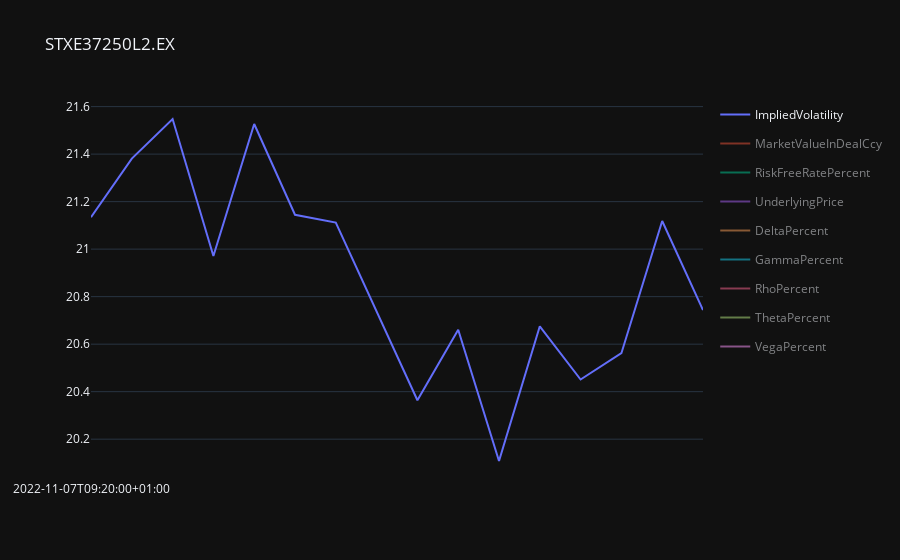

Notebook cell for this chart:
### Code cell
while True:
    # Code executed here
    clear_output(wait=True)
    try:
        ImpVolatilityCalcIPA(
            x=15,  # Number of days after which we start searching for Options' Expiries
            dateBack=3,  # Number of business days for which the chart will show data
            indexUnderlying=".STOXX50E",  # ".SPX" or ".STOXX50E"
            callOrPut='Call',
            simpleGraph=False,
            AtOptionTradeOnly=True)
        time.sleep(60*10)
    except:
        print("Please wait for next roll")

### Figure 1 — Plotly figure (JSON) as saved in the notebook; plotly's stock layout.template omitted (floating-point values rounded to 4 significant figures)
{"data": [{"hovertemplate": "variable=ImpliedVolatility<br>index=%{x}<br>value=%{y}<extra></extra>", "legendgroup": "ImpliedVolatility", "line": {"color": "#636efa", "dash": "solid"}, "marker": {"symbol": "circle"}, "mode": "lines", "name": "ImpliedVolatility", "orientation": "v", "showlegend": true, "type": "scatter", "visible": true, "x": ["2022-11-07T09:20:00+01:00", "2022-11-07T10:00:00+01:00", "2022-11-07T10:30:00+01:00", "2022-11-07T13:50:00+01:00", "2022-11-07T14:00:00+01:00", "2022-11-07T15:30:00+01:00", "2022-11-07T15:40:00+01:00", "2022-11-07T17:20:00+01:00", "2022-11-08T13:50:00+01:00", "2022-11-08T14:20:00+01:00", "2022-11-08T14:30:00+01:00", "2022-11-08T15:30:00+01:00", "2022-11-08T15:50:00+01:00", "2022-11-08T17:20:00+01:00", "2022-11-09T09:10:00+01:00", "2022-11-09T13:50:00+01:00"], "xaxis": "x", "y": [21.13, 21.38, 21.55, 20.97, 21.53, 21.14, 21.11, 20.74, 20.36, 20.66, 20.11, 20.68, 20.45, 20.56, 21.12, 20.74], "yaxis": "y"}, {"hovertemplate": "variable=MarketValueInDealCcy<br>index=%{x}<br>value=%{y}<extra></extra>", "legendgroup": "MarketValueInDealCcy", "line": {"color": "#EF553B", "dash": "solid"}, "marker": {"symbol": "circle"}, "mode": "lines", "name": "MarketValueInDealCcy", "orientation": "v", "showlegend": true, "type": "scatter", "visible": "legendonly", "x": ["2022-11-07T09:20:00+01:00", "2022-11-07T10:00:00+01:00", "2022-11-07T10:30:00+01:00", "2022-11-07T13:50:00+01:00", "2022-11-07T14:00:00+01:00", "2022-11-07T15:30:00+01:00", "2022-11-07T15:40:00+01:00", "2022-11-07T17:20:00+01:00", "2022-11-08T13:50:00+01:00", "2022-11-08T14:20:00+01:00", "2022-11-08T14:30:00+01:00", "2022-11-08T15:30:00+01:00", "2022-11-08T15:50:00+01:00", "2022-11-08T17:20:00+01:00", "2022-11-09T09:10:00+01:00", "2022-11-09T13:50:00+01:00"], "xaxis": "x", "y": [83.4, 94.9, 94.7, 93.9, 94.4, 88.7, 89.2, 89.6, 93.9, 95.1, 94.2, 95.4, 96.8, 104, 105.6, 96.5], "yaxis": "y"}, {"hovertemplate": "variable=RiskFreeRatePercent<br>index=%{x}<br>value=%{y}<extra></extra>", "legendgroup": "RiskFreeRatePercent", "line": {"color": "#00cc96", "dash": "solid"}, "marker": {"symbol": "circle"}, "mode": "lines", "name": "RiskFreeRatePercent", "orientation": "v", "showlegend": true, "type": "scatter", "visible": "legendonly", "x": ["2022-11-07T09:20:00+01:00", "2022-11-07T10:00:00+01:00", "2022-11-07T10:30:00+01:00", "2022-11-07T13:50:00+01:00", "2022-11-07T14:00:00+01:00", "2022-11-07T15:30:00+01:00", "2022-11-07T15:40:00+01:00", "2022-11-07T17:20:00+01:00", "2022-11-08T13:50:00+01:00", "2022-11-08T14:20:00+01:00", "2022-11-08T14:30:00+01:00", "2022-11-08T15:30:00+01:00", "2022-11-08T15:50:00+01:00", "2022-11-08T17:20:00+01:00", "2022-11-09T09:10:00+01:00", "2022-11-09T13:50:00+01:00"], "xaxis": "x", "y": [1.742, 1.742, 1.742, 1.742, 1.742, 1.742, 1.742, 1.742, 1.791, 1.791, 1.791, 1.791, 1.791, 1.791, 1.802, 1.802], "yaxis": "y"}, {"hovertemplate": "variable=UnderlyingPrice<br>index=%{x}<br>value=%{y}<extra></extra>", "legendgroup": "UnderlyingPrice", "line": {"color": "#ab63fa", "dash": "solid"}, "marker": {"symbol": "circle"}, "mode": "lines", "name": "UnderlyingPrice", "orientation": "v", "showlegend": true, "type": "scatter", "visible": "legendonly", "x": ["2022-11-07T09:20:00+01:00", "2022-11-07T10:00:00+01:00", "2022-11-07T10:30:00+01:00", "2022-11-07T13:50:00+01:00", "2022-11-07T14:00:00+01:00", "2022-11-07T15:30:00+01:00", "2022-11-07T15:40:00+01:00", "2022-11-07T17:20:00+01:00", "2022-11-08T13:50:00+01:00", "2022-11-08T14:20:00+01:00", "2022-11-08T14:30:00+01:00", "2022-11-08T15:30:00+01:00", "2022-11-08T15:50:00+01:00", "2022-11-08T17:20:00+01:00", "2022-11-09T09:10:00+01:00", "2022-11-09T13:50:00+01:00"], "xaxis": "x", "y": [3691.0, 3713.0, 3711.0, 3715.0, 3711.0, 3703.0, 3704.0, 3709.0, 3721.0, 3720.0, 3724.0, 3721.0, 3726.0, 3738.0, 3736.0, 3722.0], "yaxis": "y"}, {"hovertemplate": "variable=DeltaPercent<br>index=%{x}<br>value=%{y}<extra></extra>", "legendgroup": "DeltaPercent", "line": {"color": "#FFA15A", "dash": "solid"}, "marker": {"symbol": "circle"}, "mode": "lines", "name": "DeltaPercent", "orientation": "v", "showlegend": true, "type": "scatter", "visible": "legendonly", "x": ["2022-11-07T09:20:00+01:00", "2022-11-07T10:00:00+01:00", "2022-11-07T10:30:00+01:00", "2022-11-07T13:50:00+01:00", "2022-11-07T14:00:00+01:00", "2022-11-07T15:30:00+01:00", "2022-11-07T15:40:00+01:00", "2022-11-07T17:20:00+01:00", "2022-11-08T13:50:00+01:00", "2022-11-08T14:20:00+01:00", "2022-11-08T14:30:00+01:00", "2022-11-08T15:30:00+01:00", "2022-11-08T15:50:00+01:00", "2022-11-08T17:20:00+01:00", "2022-11-09T09:10:00+01:00", "2022-11-09T13:50:00+01:00"], "xaxis": "x", "y": [0.4587, 0.4937, 0.4908, 0.4961, 0.4901, 0.4766, 0.4787, 0.4851, 0.5047, 0.5043, 0.5094, 0.5051, 0.5128, 0.5336, 0.5303, 0.5076], "yaxis": "y"}, {"hovertemplate": "variable=GammaPercent<br>index=%{x}<br>value=%{y}<extra></extra>", "legendgroup": "GammaPercent", "line": {"color": "#19d3f3", "dash": "solid"}, "marker": {"symbol": "circle"}, "mode": "lines", "name": "GammaPercent", "orientation": "v", "showlegend": true, "type": "scatter", "visible": "legendonly", "x": ["2022-11-07T09:20:00+01:00", "2022-11-07T10:00:00+01:00", "2022-11-07T10:30:00+01:00", "2022-11-07T13:50:00+01:00", "2022-11-07T14:00:00+01:00", "2022-11-07T15:30:00+01:00", "2022-11-07T15:40:00+01:00", "2022-11-07T17:20:00+01:00", "2022-11-08T13:50:00+01:00", "2022-11-08T14:20:00+01:00", "2022-11-08T14:30:00+01:00", "2022-11-08T15:30:00+01:00", "2022-11-08T15:50:00+01:00", "2022-11-08T17:20:00+01:00", "2022-11-09T09:10:00+01:00", "2022-11-09T13:50:00+01:00"], "xaxis": "x", "y": [0.001595, 0.001575, 0.001564, 0.001605, 0.001565, 0.001595, 0.001597, 0.001625, 0.001651, 0.001627, 0.00167, 0.001626, 0.001641, 0.001621, 0.00158, 0.00162], "yaxis": "y"}, {"hovertemplate": "variable=RhoPercent<br>index=%{x}<br>value=%{y}<extra></extra>", "legendgroup": "RhoPercent", "line": {"color": "#FF6692", "dash": "solid"}, "marker": {"symbol": "circle"}, "mode": "lines", "name": "RhoPercent", "orientation": "v", "showlegend": true, "type": "scatter", "visible": "legendonly", "x": ["2022-11-07T09:20:00+01:00", "2022-11-07T10:00:00+01:00", "2022-11-07T10:30:00+01:00", "2022-11-07T13:50:00+01:00", "2022-11-07T14:00:00+01:00", "2022-11-07T15:30:00+01:00", "2022-11-07T15:40:00+01:00", "2022-11-07T17:20:00+01:00", "2022-11-08T13:50:00+01:00", "2022-11-08T14:20:00+01:00", "2022-11-08T14:30:00+01:00", "2022-11-08T15:30:00+01:00", "2022-11-08T15:50:00+01:00", "2022-11-08T17:20:00+01:00", "2022-11-09T09:10:00+01:00", "2022-11-09T13:50:00+01:00"], "xaxis": "x", "y": [1.632, 1.762, 1.75, 1.773, 1.748, 1.699, 1.707, 1.733, 1.808, 1.805, 1.827, 1.808, 1.838, 1.917, 1.902, 1.818], "yaxis": "y"}, {"hovertemplate": "variable=ThetaPercent<br>index=%{x}<br>value=%{y}<extra></extra>", "legendgroup": "ThetaPercent", "line": {"color": "#B6E880", "dash": "solid"}, "marker": {"symbol": "circle"}, "mode": "lines", "name": "ThetaPercent", "orientation": "v", "showlegend": true, "type": "scatter", "visible": "legendonly", "x": ["2022-11-07T09:20:00+01:00", "2022-11-07T10:00:00+01:00", "2022-11-07T10:30:00+01:00", "2022-11-07T13:50:00+01:00", "2022-11-07T14:00:00+01:00", "2022-11-07T15:30:00+01:00", "2022-11-07T15:40:00+01:00", "2022-11-07T17:20:00+01:00", "2022-11-08T13:50:00+01:00", "2022-11-08T14:20:00+01:00", "2022-11-08T14:30:00+01:00", "2022-11-08T15:30:00+01:00", "2022-11-08T15:50:00+01:00", "2022-11-08T17:20:00+01:00", "2022-11-09T09:10:00+01:00", "2022-11-09T13:50:00+01:00"], "xaxis": "x", "y": [-1.323, -1.352, -1.362, -1.327, -1.36, -1.332, -1.331, -1.309, -1.292, -1.311, -1.277, -1.312, -1.299, -1.306, -1.342, -1.317], "yaxis": "y"}, {"hovertemplate": "variable=VegaPercent<br>index=%{x}<br>value=%{y}<extra></extra>", "legendgroup": "VegaPercent", "line": {"color": "#FF97FF", "dash": "solid"}, "marker": {"symbol": "circle"}, "mode": "lines", "name": "VegaPercent", "orientation": "v", "showlegend": true, "type": "scatter", "visible": "legendonly", "x": ["2022-11-07T09:20:00+01:00", "2022-11-07T10:00:00+01:00", "2022-11-07T10:30:00+01:00", "2022-11-07T13:50:00+01:00", "2022-11-07T14:00:00+01:00", "2022-11-07T15:30:00+01:00", "2022-11-07T15:40:00+01:00", "2022-11-07T17:20:00+01:00", "2022-11-08T13:50:00+01:00", "2022-11-08T14:20:00+01:00", "2022-11-08T14:30:00+01:00", "2022-11-08T15:30:00+01:00", "2022-11-08T15:50:00+01:00", "2022-11-08T17:20:00+01:00", "2022-11-09T09:10:00+01:00", "2022-11-09T13:50:00+01:00"], "xaxis": "x", "y": [4.656, 4.707, 4.704, 4.71, 4.704, 4.687, 4.69, 4.699, 4.717, 4.716, 4.719, 4.717, 4.721, 4.722, 4.723, 4.718], "yaxis": "y"}], "layout": {"autosize": true, "title": {"text": "STXE37250L2.EX"}, "xaxis": {"autorange": true, "range": [0, 15], "tickmode": "array", "ticktext": ["2022-11-07T09:20:00+01:00"], "tickvals": [0], "type": "category"}, "yaxis": {"autorange": true, "range": [20.03, 21.63], "type": "linear"}}}
